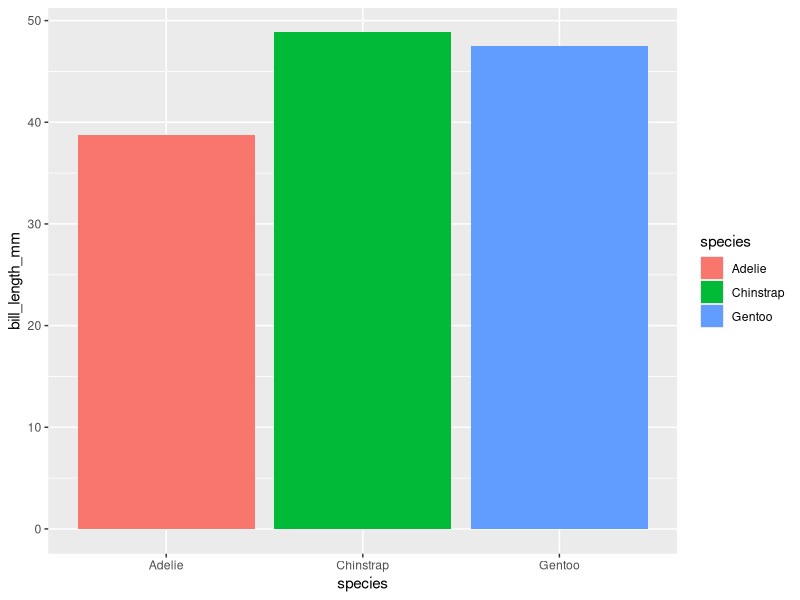
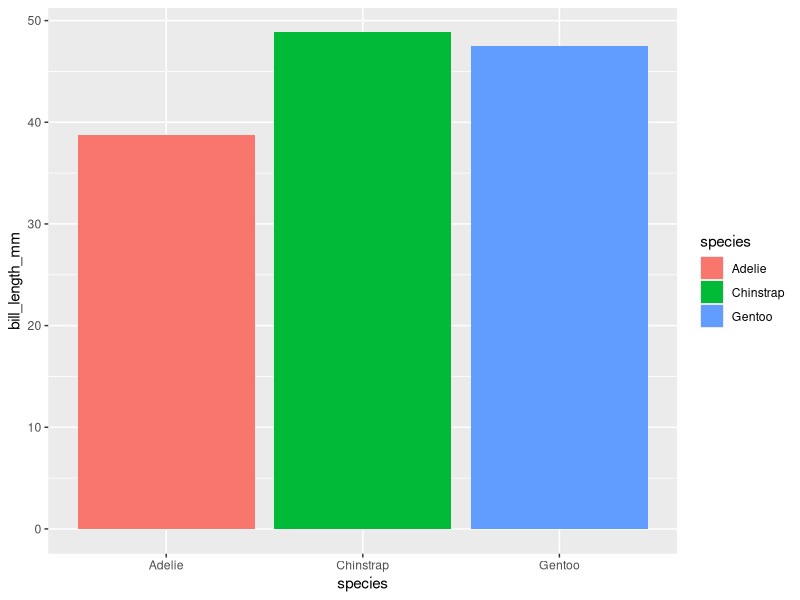

Write R code to recreate these figures, in order.

            library(ggplot2)
            library(palmerpenguins)
            built_answer <- tryCatch(
                {
                    set.seed(42)
                    ggplot(penguins, aes(x = species, y = bill_length_mm, fill = species)) + stat_summary(fun = mean, geom = "bar")
                    suppressWarnings(
                        if (!file.exists("/sandbox/figures/bill-length_species_mean_bar_stat_summary_answer.png")) {
                            ggsave(
                                width = 3,
                                height = 3,
                                "/sandbox/figures/bill-length_species_mean_bar_stat_summary_answer.png"
                            )
                        }
                    )
                    suppressWarnings(
                        ggplot_build(last_plot())
                    )
                },
                error = function(e) {
                    'ERROR'
                }
            )
            built_submission <- tryCatch(
                {
                    set.seed(42)
                    ggplot(penguins, aes(x = species, y = bill_length_mm, fill = species)) +
  stat_summary(fun = mean, geom = "bar")
                    suppressWarnings(
                        ggsave(
                            width = 3,
                            height = 3,
                            "figures/bill-length_species_mean_bar_stat_summary_submission_gemini.png"
                        )
                    )
                    suppressWarnings(
                        ggplot_build(last_plot())
                    )
                },
                error = function(e) {
                    'ERROR'
                }
            )
            cat(isTRUE(all.equal(built_answer, built_submission)))
        
